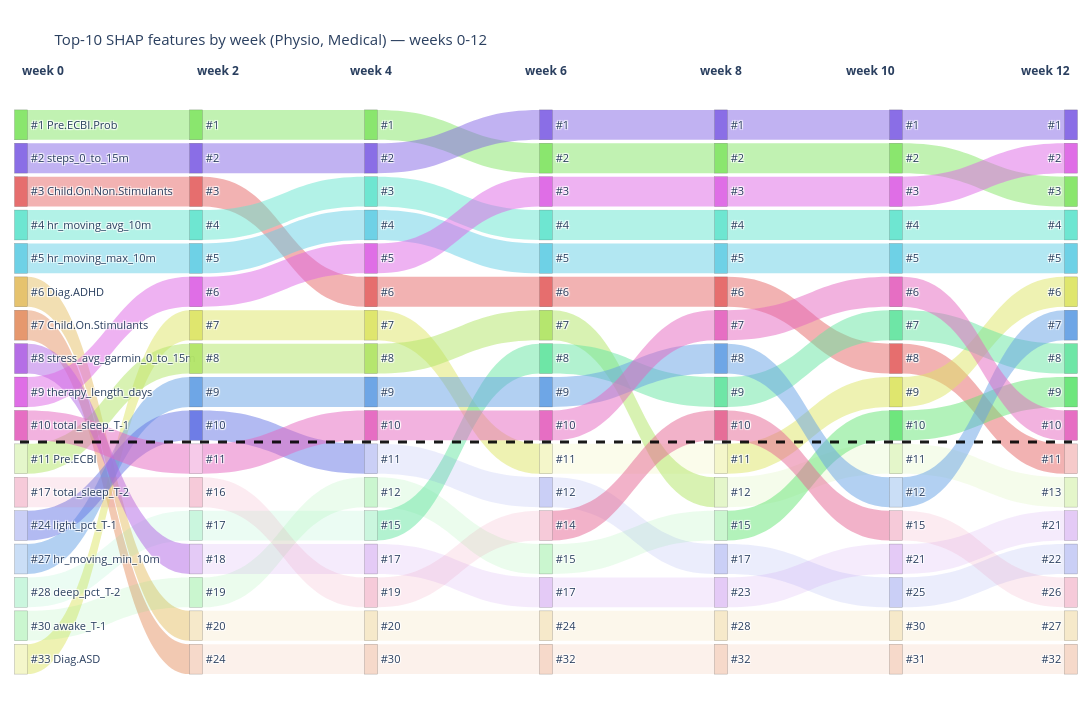

The notebook cell saved with this chart:
### Code cell
fig_fine_med = feature_sankey(
    [0, 2, 4, 6, 8, 10, 12],
    importance_by_week_med,
    title="Top-10 SHAP features by week (Physio, Medical) — weeks 0-12",
)
fig_fine_med.show()
